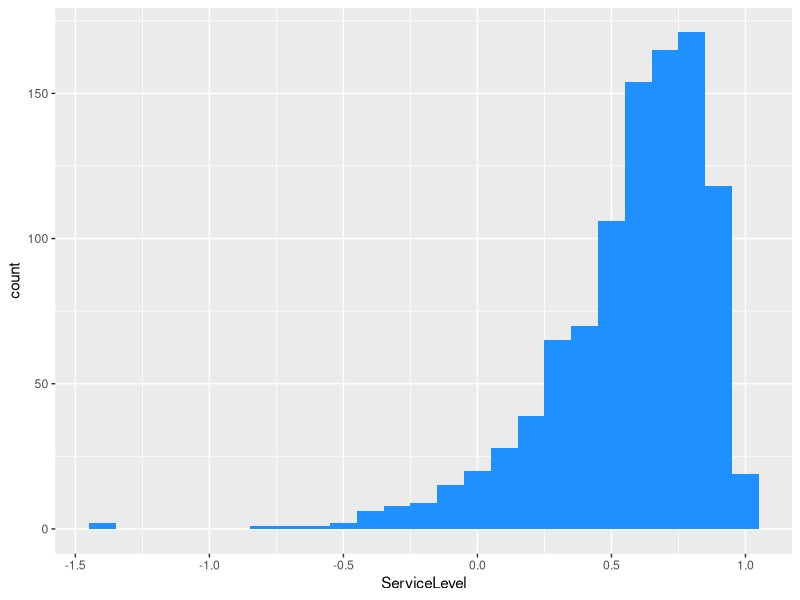

Here is the R script that generated this plot:
## Call centre modelling using the Erlang C formula
## The Devil is in the Data
## http://lucidmanager.org/call-centre-planning/

intensity <- function(rate, duration, interval = 60) {
    (rate / (60 * interval)) * duration
}

erlang_c <- function(agents, rate, duration, interval = 60) {
    int <- intensity(rate, duration, interval)
    erlang_b_inv <- 1
    for (i in 1:agents) {
        erlang_b_inv <- 1 + erlang_b_inv * i / int
    }
    erlang_b <- 1 / erlang_b_inv
    agents * erlang_b / (agents - int * (1 - erlang_b))
}

service_level <- function(agents, rate, duration, target, interval = 60) {
    pw <- erlang_c(agents, rate, duration, interval)
    int <- intensity(rate, duration, interval)
    1 - (pw * exp(-(agents - int) * (target / duration)))
}

resource <- function(rate, duration, target, gos_target, interval = 60) {
    agents <-round(intensity(rate, duration, interval) + 1)
    gos <- service_level(agents, rate, duration, target, interval)
    while (gos < gos_target * (gos_target > 1) / 100) {
        agents <- agents + 1
        gos <- service_level(agents, rate, duration, target, interval)
    }
    return(c(agents, gos))
}

resource(100, 180, 20, 80, 30)


## Monte Carlo
library(tidyverse)

intensity_mc <- function(rate_m, rate_sd, duration_m, duration_sd, interval = 60, sims = 1000) {
    (rnorm(sims, rate_m, rate_sd) / (60 * interval)) * rnorm(sims, duration_m, duration_sd)
}

intensity(100, 180, 30)
intensity_mc(100, 10, 180, 20, interval = 30) %>% summary

erlang_c_mc <- function(agents, rate_m, rate_sd, duration_m, duration_sd, interval = 60) {
    int <- intensity_mc(rate_m, rate_sd, duration_m, duration_sd, interval)
    erlang_b_inv <- 1
    for (i in 1:agents) {
        erlang_b_inv <- 1 + erlang_b_inv * i / int
    }
    erlang_b <- 1 / erlang_b_inv
    agents * erlang_b / (agents - int * (1 - erlang_b))
}

erlang_c_mc(10, 100, 10, 180, 20, interval = 30) %>% summary()

service_level_mc <- function(agents, rate_m, rate_sd, duration_m, duration_sd, target, interval = 60, sims = 1000) {
    pw <- erlang_c_mc(agents, rate_m, rate_sd, duration_m, duration_sd, interval)
    int <- intensity_mc(rate_m, rate_sd, duration_m, duration_sd, interval, sims)
    1 - (pw * exp(-(agents - int) * (target / rnorm(sims, duration_m, duration_sd))))
}

data_frame(ServiceLevel = service_level_mc(12, 100, 10, 180, 20, 20, 30, sims = 1000)) %>%
    ggplot(aes(ServiceLevel)) +
    geom_histogram(binwidth = 0.1, fill = "dodgerblue")

service_level_mc(14, 100, 10, 180, 20, 20, 30, sims = 1000) %>% summary()
